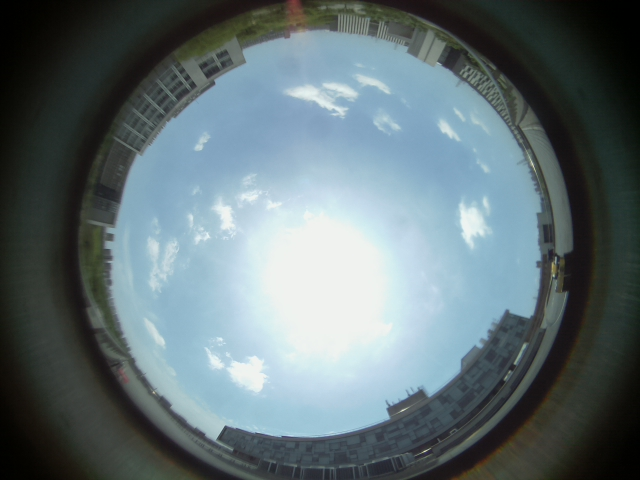
#> input picture image_processing/LR.jpg, 640 x 480 px
$ python mask.py
#> lines starting #> are read from the running program, lines starting #| are printed output that depends on the picture; after the words box and inside, x2 and y2 are one past the last pixel; in counts of white or black regions, pixels touching at a corner belong together
import numpy as np
import os
import cv2

dir_path = r"D:\solar\17\20210530"
source_picture = os.path.join(dir_path, "0.jpg")
destination_picture = os.path.join(dir_path, "0_after_mask.jpg")

def make_mask(src_picture, th_num):
#> called with src_picture = 'LR.jpg', th_num = 140
    image = cv2.imread(src_picture)
#> image is the input picture: shape (480, 640, 3); mean B, G, R 117.3, 113.1, 98.2
    gray_image = cv2.cvtColor(image, cv2.COLOR_BGR2GRAY)
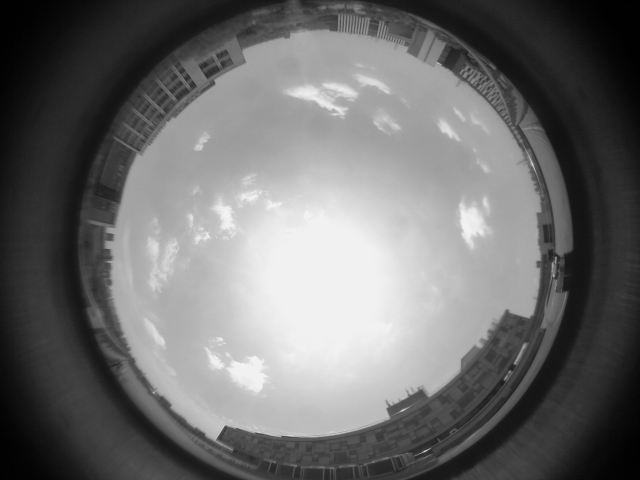
#> gray_image: shape (480, 640); min 0, max 242, mean 109.1
    (T, mask_image) = cv2.threshold(gray_image, th_num, 255, cv2.THRESH_BINARY)
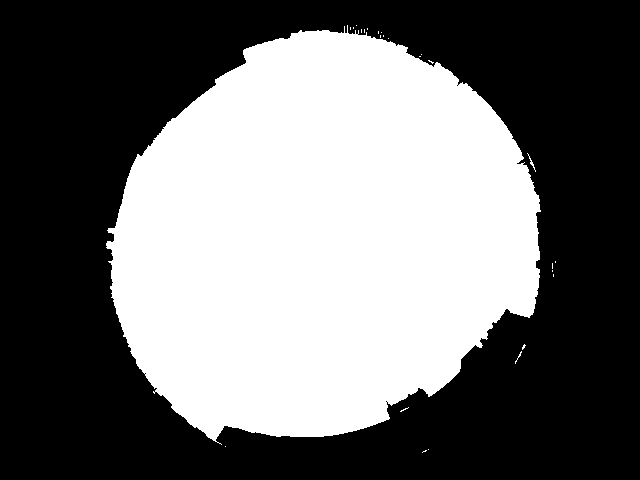
#> mask_image: shape (480, 640); 43.5% white; 26 white regions (24 under 20 px), largest, box (x1, y1, x2, y2) and area: (106, 25, 541, 445) 133613, (527, 153, 536, 172) 29
#> T = 140
    cv2.imshow("mask", mask_image)
    cv2.waitKey(0)
    # cv2.imwrite("generated_template.jpg", mask_image)
    return mask_image

def mask_process(template, src_picture):
#> called with src_picture = 'D:\\solar\\17\\20210530/0.jpg'
    src_picture = cv2.imread(src_picture)
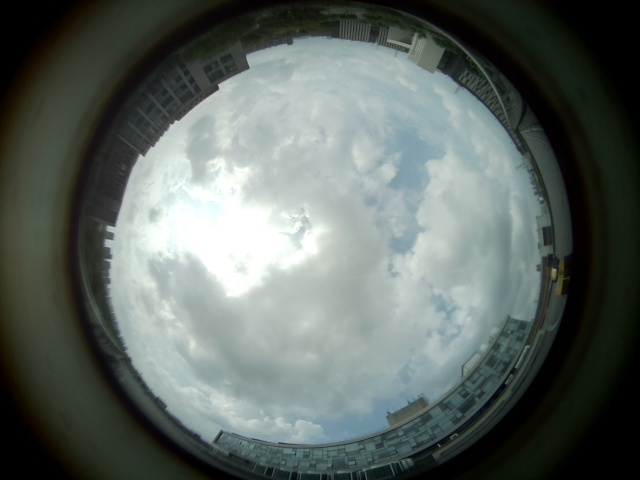
#> input picture image_processing/0.jpg, 640 x 480 px, found by its file name
#> src_picture is the input picture: shape (480, 640, 3); mean B, G, R 98.8, 103.2, 94.5
    masked = cv2.bitwise_and(src_picture, src_picture, mask=template)
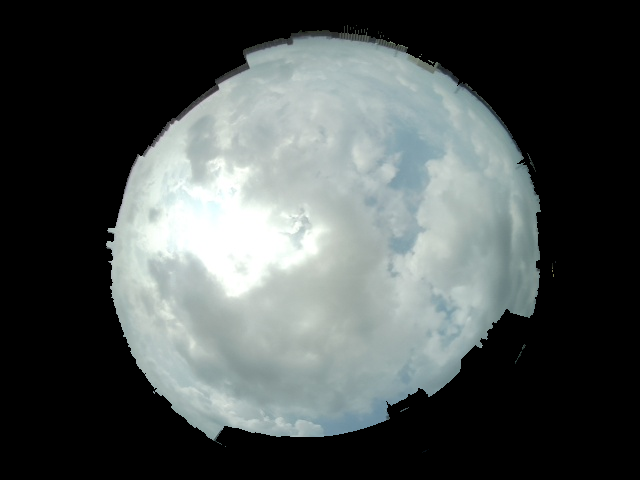
#> masked: shape (480, 640, 3); mean B, G, R 80.6, 81.4, 75.3
    cv2.imshow("ans", masked)
    cv2.imwrite(destination_picture, masked)
    cv2.waitKey(0)

def mask_dataset(template, img): #用于处理数据集
    cv2_img = cv2.imread(img)
    masked = cv2.bitwise_and(cv2_img, cv2_img, mask=template)
    return Image.fromarray(cv2.cvtColor(masked, cv2.COLOR_BGR2RGB))

def main():
    template_picture = "LR.jpg"
    threshold_number = 140
    template = make_mask(template_picture, threshold_number)
    # source_picture = "0.jpg"
    mask_process(template, source_picture)


if __name__ == '__main__':
    main()
